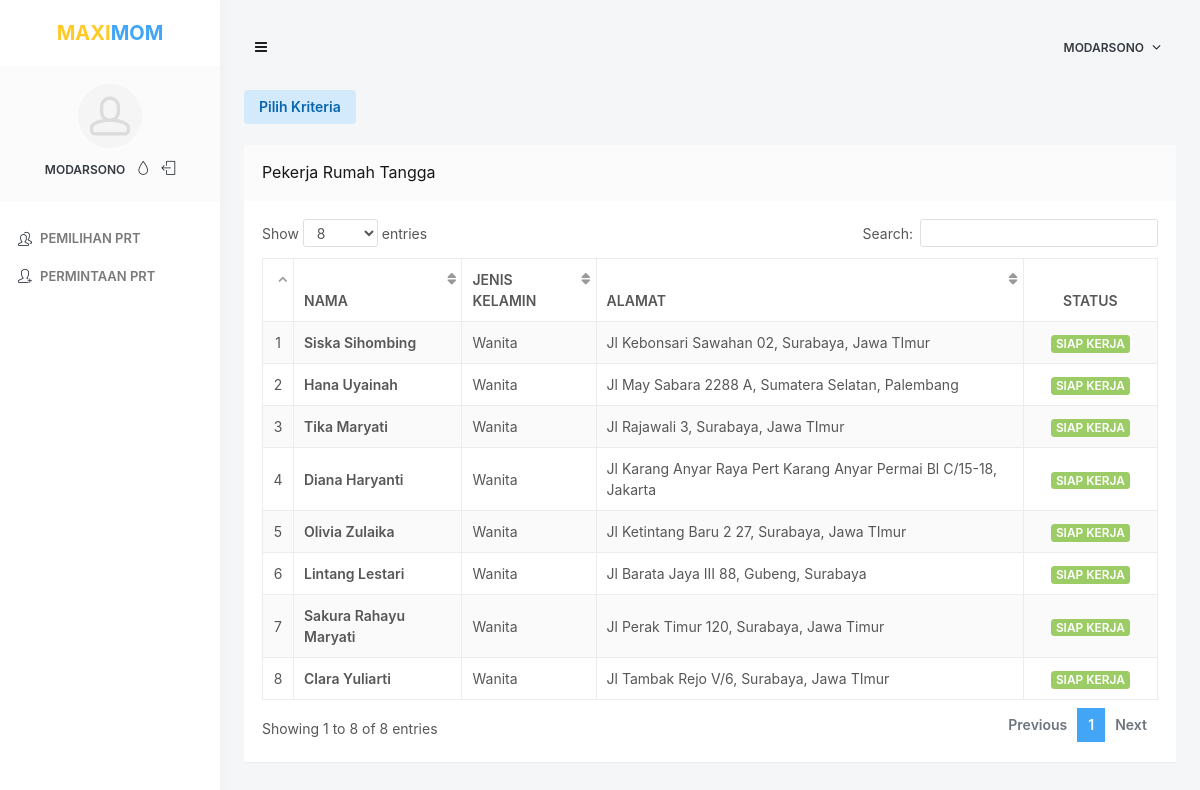
The app's page /lihat_prt.php (signed in) with its own data.
### tables this page shows
CREATE TABLE `prt_baru` (
  `ID_PRT` int(11) NOT NULL,
  `NAMA_PRT` varchar(100) NOT NULL,
  `JKEL_PRT` char(2) NOT NULL,
  `TL_PRT` date NOT NULL,
  `KOTA_LAHIR_PRT` varchar(100) NOT NULL,
  `ALAMAT_PRT` varchar(100) NOT NULL,
  `TELP_PRT` varchar(100) NOT NULL,
  `NO_KTP_PRT` bigint(20) NOT NULL,
  `NO_KK_PRT` bigint(20) NOT NULL,
  `EMAIL_PRT` varchar(100) NOT NULL,
  `USERNAME_PRT` varchar(100) NOT NULL,
  `PASSWORD_PRT` varchar(100) NOT NULL,
  `FOTO_KTP_PRT` text NOT NULL,
  `FOTO_KK_PRT` text NOT NULL,
  `PENDIDIKAN_TERAKHIR` varchar(20) NOT NULL,
  `PENGALAMAN_BEKERJA` varchar(10) NOT NULL,
  `STATUS_PRT` int(11) NOT NULL
);

### lihat_prt.php (the view, shortened to what this page needs)
<?php
include 'proses/koneksi.php';
if (!$_SESSION['id_majikan'] == "") {  ?>
    <!doctype html>
    <html lang="en" class="no-focus">
    <head>
        <link rel="stylesheet" href="assets/js/plugins/datatables/dataTables.bootstrap4.min.css">
        <link rel="stylesheet" id="css-main" href="assets/css/codebase.min.css">
    </head>
    <body>
        <div id="page-container" class="sidebar-o side-scroll page-header-modern main-content-boxed">
            <?php include 'sidebar.php' ?>
            <header id="page-header">
                <div class="content-header">
                    <div class="content-header-section">
                        <button type="button" class="btn btn-circle btn-dual-secondary" data-toggle="layout" data-action="sidebar_toggle">
                            <i class="fa fa-navicon"></i>
                        </button>
                    </div>
                    <div class="content-header-section">
                        <div class="btn-group" role="group">
                            <button type="button" class="btn btn-rounded btn-dual-secondary" id="page-header-user-dropdown" data-toggle="dropdown" aria-haspopup="true" aria-expanded="false">
                                <a class="link-effect text-dual-primary-dark font-size-xs font-w600 text-uppercase"> <?php echo $_SESSION['nama']; ?> </a> <i class="fa fa-angle-down ml-5"></i>
                            </button>
                        </div>
                    </div>
                </div>
            </header>
            <main id="main-container">
                <div class="content">
                    <a class="btn btn-alt-primary" href="pilih_kriteria.php">Pilih Kriteria</a><br><br>
                    <div class="block">
                        <div class="block-header block-header-default">
                            <h3 class="block-title">Pekerja Rumah Tangga</h3>
                        </div>
                        <div class="block-content block-content-full">
                            <table class="table table-bordered table-striped table-vcenter js-dataTable-full">
                                <thead>
                                    <tr>
                                        <th class="text-center"></th>
                                        <th>Nama</th>
                                        <th class="d-none d-sm-table-cell">Jenis Kelamin</th>
                                        <th class="d-none d-sm-table-cell">Alamat</th>
                                        <th class="text-center" style="width: 15%;">Status</th>
                                    </tr>
                                </thead>
                                <tbody>
                                    <?php
                                    $no = 1;
                                    $data = mysqli_query($conn, "select * from prt_baru where STATUS_PRT = 1");
                                    while ($d = mysqli_fetch_array($data)) {
                                    ?>
                                        <tr>
                                            <td class="text-center"><?php echo $no++; ?></td>
                                            <td class="font-w600"><?php echo $d['NAMA_PRT']; ?></td>
                                            <td class="d-none d-sm-table-cell"><?php
                                                                                if ($d['JKEL_PRT'] == 'L') {
                                                                                    echo 'Pria';
                                                                                } else if ($d['JKEL_PRT'] == 'P') {
                                                                                    echo 'Wanita';
                                                                                }
                                                                                ?></td>
                                            <td class="d-none d-sm-table-cell"><?php echo $d['ALAMAT_PRT']; ?></td>
                                            <td class="text-center">
                                                <span class="badge badge-success">
                                                    <?php
                                                    if ($d['STATUS_PRT'] == 1) {
                                                        echo 'SIAP KERJA';
                                                    }
                                                    ?>
                                                </span>
                                            </td>
                                        </tr>
                                    <?php
                                    }
                                    ?>
                                </tbody>
                            </table>
                        </div>
                    </div>
                </div>
            </main>
        </div>
    </body>
    </html>
<?php
} else {
    header('Location: login.php');
}
?>

### records on screen
prt_baru: NAMA_PRT "Siska Sihombing", JKEL_PRT "Wanita", ALAMAT_PRT "Jl Kebonsari Sawahan 02, Surabaya, Jawa TImur", STATUS_PRT "SIAP KERJA"
prt_baru: NAMA_PRT "Hana Uyainah", JKEL_PRT "Wanita", ALAMAT_PRT "Jl May Sabara 2288 A, Sumatera Selatan, Palembang", STATUS_PRT "SIAP KERJA"
prt_baru: NAMA_PRT "Tika Maryati", JKEL_PRT "Wanita", ALAMAT_PRT "Jl Rajawali 3, Surabaya, Jawa TImur", STATUS_PRT "SIAP KERJA"
prt_baru: NAMA_PRT "Diana Haryanti", JKEL_PRT "Wanita", ALAMAT_PRT "Jl Karang Anyar Raya Pert Karang Anyar Permai Bl C/15-18, Jakarta", STATUS_PRT "SIAP KERJA"
prt_baru: NAMA_PRT "Olivia Zulaika", JKEL_PRT "Wanita", ALAMAT_PRT "Jl Ketintang Baru 2 27, Surabaya, Jawa TImur", STATUS_PRT "SIAP KERJA"
prt_baru: NAMA_PRT "Lintang Lestari", JKEL_PRT "Wanita", ALAMAT_PRT "Jl Barata Jaya III 88, Gubeng, Surabaya", STATUS_PRT "SIAP KERJA"
prt_baru: NAMA_PRT "Sakura Rahayu Maryati", JKEL_PRT "Wanita", ALAMAT_PRT "Jl Perak Timur 120, Surabaya, Jawa Timur", STATUS_PRT "SIAP KERJA"
prt_baru: NAMA_PRT "Clara Yuliarti", JKEL_PRT "Wanita", ALAMAT_PRT "Jl Tambak Rejo V/6, Surabaya, Jawa TImur", STATUS_PRT "SIAP KERJA"

### other values on screen
$_SESSION['nama'] "MODARSONO"
